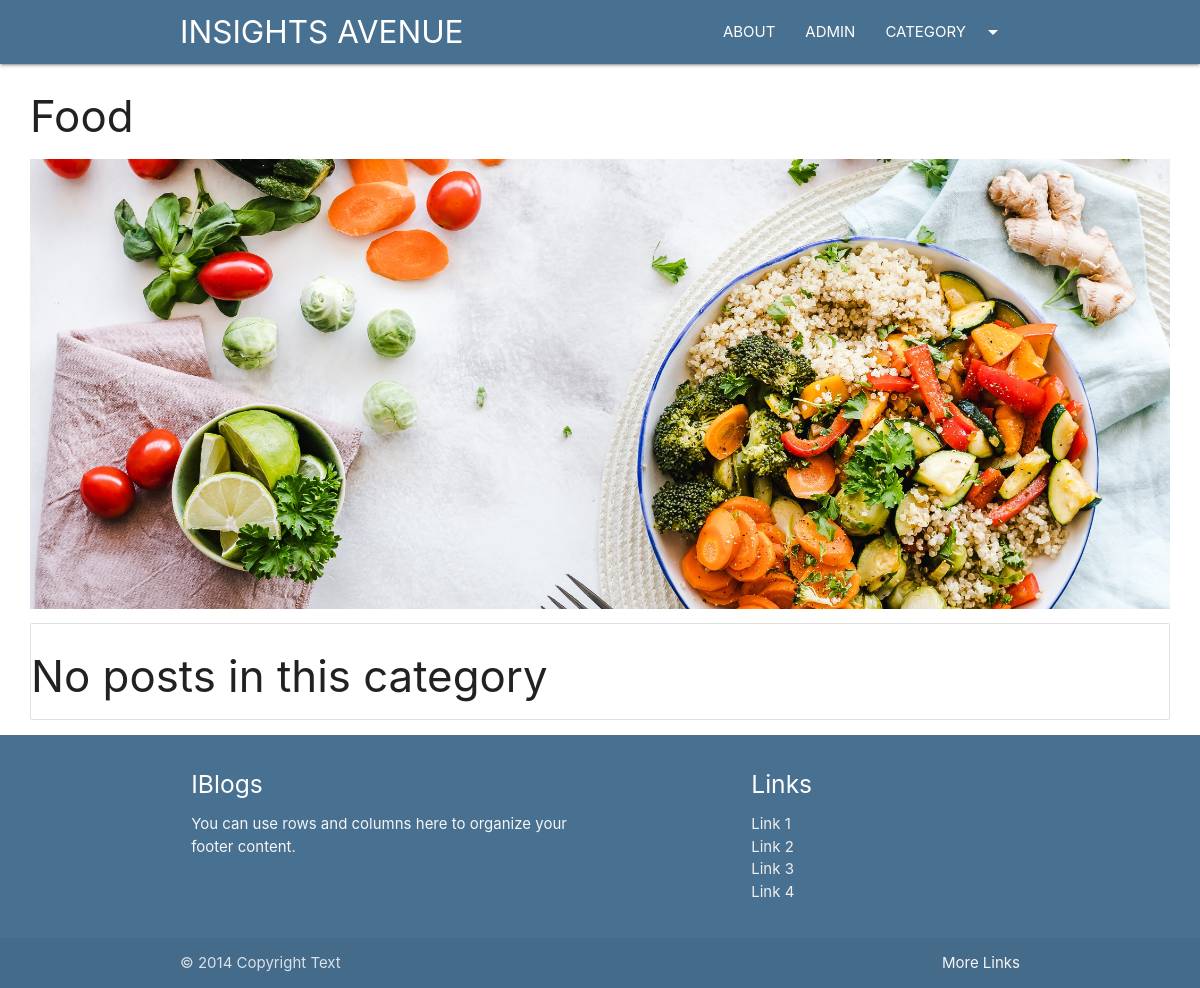
/category/food, run on the app's committed database.
### blog/models.py (models this page shows, shortened)
class Category(models.Model):
    cat_id = models.AutoField(primary_key=True)
    title = models.CharField(max_length=100)
    description = models.TextField()
    url = models.CharField(max_length=100)
    image = models.ImageField(upload_to='category/')
    add_date = models.DateTimeField(auto_now_add=True, null=True)

### blog/views.py (the view)
# urls.py: path('category/<slug:url>',category)
def category(request, url):
    cat = Category.objects.get(url=url) #take the particular category
    posts = Post.objects.filter(cat=cat) #of that categry we will get the post
    return render(request, "category.html", {'cat': cat, 'posts': posts})

### template/category.html (shortened to what this page needs)
{%extends 'base.html' %}
{%block content%}
<div class="container-custom">
    <h3>{{cat.title}}</h3>
    <div class="img-container">
        <img src="/media/{{cat.image}}" class="responsive-img" style="max-height:450px;width:100%;object-fit:cover;"
             alt="">
    </div>
    <div class="collection">
        {%for p in posts %}
        <a href="/blog/{{p.url}}" class="collection-item">{{p.title}}</a>
        {% empty %}
        <h3>No posts in this category</h3>
        {%endfor%}
    </div>
</div>
{%endblock%}

### blog/static/css/style.css (style rules this page uses)
.container-custom { width:95%!important; margin:auto; }

### data on the page
Category: title "Food", image (picture)
